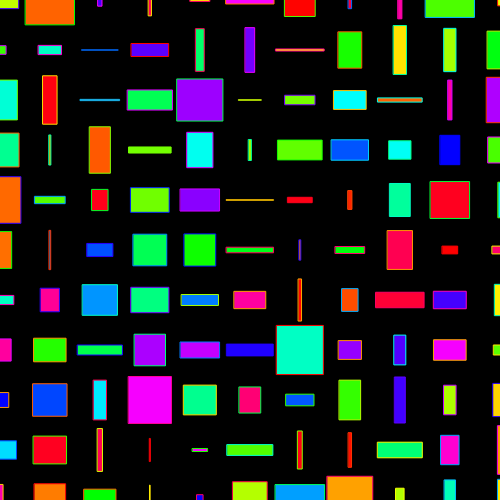
Frame 1 (no input)
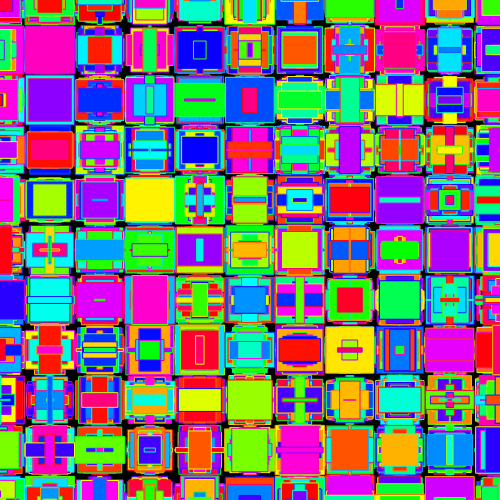
Frame 60 (no input)
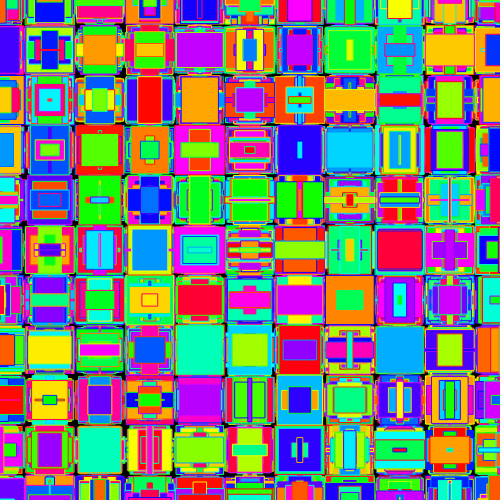
Frame 120 (the mouse pressed at the canvas centre since frame 60)

The p5.js sketch that drew these frames (run headless with seeded random() and noise() and a simulated clock; from frame 60 on, the mouse is pressed at the canvas centre):

// p5.js sketch
// ── sketch.js
function setup() {
	createCanvas(500, 500);
	background(0);
	rectMode(CENTER);
	colorMode(HSB,360,100,100);
}
function draw() {
	for(let x=0; x<550; x+=50){
		for(let y=0; y<550; y+=50){
			stroke(random(360),100,100);//HSB色彩显示模式随机色相设置描边颜色
			fill(random(360),100,100);//HSB色彩显示模式随机色相设置填充颜色
			rect(x,y,random(50),random(50));//绘制随机大小矩形
		}
	}
}
